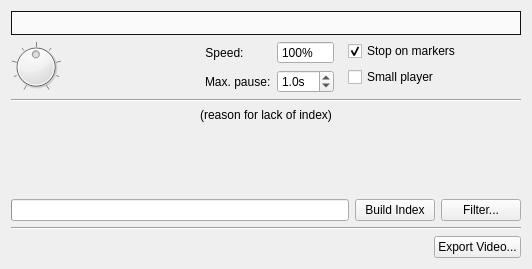
<?xml version="1.0" encoding="UTF-8"?>
<ui version="4.0">
 <class>PlaybackDialog</class>
 <widget class="QDialog" name="PlaybackDialog">
  <property name="geometry">
   <rect>
    <x>0</x>
    <y>0</y>
    <width>532</width>
    <height>269</height>
   </rect>
  </property>
  <property name="windowTitle">
   <string>Playback</string>
  </property>
  <layout class="QVBoxLayout" name="verticalLayout">
   <item>
    <widget class="QProgressBar" name="progressBar">
     <property name="styleSheet">
      <string notr="true">QProgressBar {
	border: 1px solid #111;
	background: #fafafa;
	text-align: center;
	color: #aaa;
}

QProgressBar::chunk {
	background: #333;
	border-right: 2px solid #f33;
}</string>
     </property>
     <property name="value">
      <number>0</number>
     </property>
     <property name="textVisible">
      <bool>false</bool>
     </property>
    </widget>
   </item>
   <item>
    <layout class="QHBoxLayout" name="horizontalLayout_7">
     <item>
      <widget class="QDial" name="speedcontrol">
       <property name="sizePolicy">
        <sizepolicy hsizetype="Fixed" vsizetype="Fixed">
         <horstretch>0</horstretch>
         <verstretch>0</verstretch>
        </sizepolicy>
       </property>
       <property name="maximumSize">
        <size>
         <width>50</width>
         <height>50</height>
        </size>
       </property>
       <property name="minimum">
        <number>1</number>
       </property>
       <property name="maximum">
        <number>200</number>
       </property>
       <property name="value">
        <number>100</number>
       </property>
       <property name="notchTarget">
        <double>25.000000000000000</double>
       </property>
       <property name="notchesVisible">
        <bool>true</bool>
       </property>
      </widget>
     </item>
     <item>
      <layout class="QHBoxLayout" name="horizontalLayout">
       <item>
        <widget class="QToolButton" name="play">
         <property name="toolTip">
          <string>Play</string>
         </property>
         <property name="icon">
          <iconset theme="media-playback-start">
           <normaloff>theme:media-playback-start.svg</normaloff>theme:media-playback-start.svg</iconset>
         </property>
         <property name="iconSize">
          <size>
           <width>32</width>
           <height>32</height>
          </size>
         </property>
         <property name="checkable">
          <bool>true</bool>
         </property>
         <property name="autoRaise">
          <bool>true</bool>
         </property>
        </widget>
       </item>
       <item>
        <widget class="QToolButton" name="seek">
         <property name="toolTip">
          <string>Step</string>
         </property>
         <property name="icon">
          <iconset theme="media-seek-forward">
           <normaloff>theme:media-seek-forward.svg</normaloff>theme:media-seek-forward.svg</iconset>
         </property>
         <property name="iconSize">
          <size>
           <width>32</width>
           <height>32</height>
          </size>
         </property>
         <property name="autoRaise">
          <bool>true</bool>
         </property>
        </widget>
       </item>
       <item>
        <widget class="QToolButton" name="skip">
         <property name="toolTip">
          <string>Skip stroke</string>
         </property>
         <property name="icon">
          <iconset theme="media-skip-forward">
           <normaloff>theme:media-skip-forward.svg</normaloff>theme:media-skip-forward.svg</iconset>
         </property>
         <property name="iconSize">
          <size>
           <width>32</width>
           <height>32</height>
          </size>
         </property>
         <property name="autoRaise">
          <bool>true</bool>
         </property>
        </widget>
       </item>
      </layout>
     </item>
     <item>
      <layout class="QFormLayout" name="formLayout">
       <property name="fieldGrowthPolicy">
        <enum>QFormLayout::AllNonFixedFieldsGrow</enum>
       </property>
       <item row="0" column="0">
        <widget class="QLabel" name="label_5">
         <property name="text">
          <string>Speed:</string>
         </property>
         <property name="alignment">
          <set>Qt::AlignCenter</set>
         </property>
        </widget>
       </item>
       <item row="0" column="1">
        <widget class="QSpinBox" name="speedBox">
         <property name="readOnly">
          <bool>true</bool>
         </property>
         <property name="buttonSymbols">
          <enum>QAbstractSpinBox::NoButtons</enum>
         </property>
         <property name="suffix">
          <string notr="true">%</string>
         </property>
         <property name="minimum">
          <number>1</number>
         </property>
         <property name="maximum">
          <number>999</number>
         </property>
         <property name="value">
          <number>100</number>
         </property>
        </widget>
       </item>
       <item row="1" column="0">
        <widget class="QLabel" name="label">
         <property name="text">
          <string>Max. pause:</string>
         </property>
        </widget>
       </item>
       <item row="1" column="1">
        <widget class="QDoubleSpinBox" name="maxinterval">
         <property name="suffix">
          <string comment="seconds">s</string>
         </property>
         <property name="decimals">
          <number>1</number>
         </property>
         <property name="maximum">
          <double>65.000000000000000</double>
         </property>
         <property name="singleStep">
          <double>0.100000000000000</double>
         </property>
         <property name="value">
          <double>1.000000000000000</double>
         </property>
        </widget>
       </item>
      </layout>
     </item>
     <item>
      <layout class="QFormLayout" name="formLayout_2">
       <property name="fieldGrowthPolicy">
        <enum>QFormLayout::AllNonFixedFieldsGrow</enum>
       </property>
       <property name="leftMargin">
        <number>8</number>
       </property>
       <item row="0" column="0">
        <widget class="QCheckBox" name="stopOnMarkers">
         <property name="text">
          <string>Stop on markers</string>
         </property>
         <property name="checked">
          <bool>true</bool>
         </property>
        </widget>
       </item>
       <item row="1" column="0">
        <widget class="QCheckBox" name="smallPlayer">
         <property name="text">
          <string>Small player</string>
         </property>
        </widget>
       </item>
      </layout>
     </item>
     <item>
      <spacer name="horizontalSpacer">
       <property name="orientation">
        <enum>Qt::Horizontal</enum>
       </property>
       <property name="sizeHint" stdset="0">
        <size>
         <width>40</width>
         <height>20</height>
        </size>
       </property>
      </spacer>
     </item>
    </layout>
   </item>
   <item>
    <widget class="Line" name="line_2">
     <property name="orientation">
      <enum>Qt::Horizontal</enum>
     </property>
    </widget>
   </item>
   <item>
    <widget class="QStackedWidget" name="indexStack">
     <property name="currentIndex">
      <number>0</number>
     </property>
     <widget class="QWidget" name="page_3">
      <layout class="QVBoxLayout" name="verticalLayout_3">
       <property name="leftMargin">
        <number>0</number>
       </property>
       <property name="topMargin">
        <number>0</number>
       </property>
       <property name="rightMargin">
        <number>0</number>
       </property>
       <property name="bottomMargin">
        <number>0</number>
       </property>
       <item>
        <widget class="QLabel" name="noindexReason">
         <property name="text">
          <string notr="true">(reason for lack of index)</string>
         </property>
         <property name="alignment">
          <set>Qt::AlignCenter</set>
         </property>
        </widget>
       </item>
       <item>
        <spacer name="verticalSpacer">
         <property name="orientation">
          <enum>Qt::Vertical</enum>
         </property>
         <property name="sizeHint" stdset="0">
          <size>
           <width>20</width>
           <height>40</height>
          </size>
         </property>
        </spacer>
       </item>
       <item>
        <layout class="QHBoxLayout" name="horizontalLayout_4">
         <item>
          <widget class="QProgressBar" name="buildProgress">
           <property name="textVisible">
            <bool>false</bool>
           </property>
          </widget>
         </item>
         <item>
          <widget class="QPushButton" name="indexButton">
           <property name="text">
            <string>Build Index</string>
           </property>
           <property name="autoDefault">
            <bool>false</bool>
           </property>
          </widget>
         </item>
         <item>
          <widget class="QPushButton" name="filterButton1">
           <property name="text">
            <string>Filter...</string>
           </property>
           <property name="autoDefault">
            <bool>false</bool>
           </property>
          </widget>
         </item>
        </layout>
       </item>
      </layout>
     </widget>
     <widget class="QWidget" name="page_4">
      <layout class="QVBoxLayout" name="verticalLayout_4">
       <property name="leftMargin">
        <number>0</number>
       </property>
       <property name="topMargin">
        <number>0</number>
       </property>
       <property name="rightMargin">
        <number>0</number>
       </property>
       <property name="bottomMargin">
        <number>0</number>
       </property>
       <item>
        <widget class="IndexGraphicsView" name="indexView">
         <property name="interactive">
          <bool>true</bool>
         </property>
         <property name="viewportUpdateMode">
          <enum>QGraphicsView::FullViewportUpdate</enum>
         </property>
        </widget>
       </item>
       <item>
        <layout class="QHBoxLayout" name="horizontalLayout_5">
         <item>
          <widget class="QLabel" name="label_6">
           <property name="text">
            <string>Snapshots:</string>
           </property>
          </widget>
         </item>
         <item>
          <widget class="QToolButton" name="snapshotBackwards">
           <property name="toolTip">
            <string>Previous snapshot</string>
           </property>
           <property name="icon">
            <iconset theme="media-skip-backward">
             <normaloff>theme:media-skip-backward.svg</normaloff>theme:media-skip-backward.svg</iconset>
           </property>
           <property name="autoRaise">
            <bool>true</bool>
           </property>
          </widget>
         </item>
         <item>
          <widget class="QToolButton" name="snapshotForwards">
           <property name="toolTip">
            <string>Next snapshot</string>
           </property>
           <property name="icon">
            <iconset theme="media-skip-forward">
             <normaloff>theme:media-skip-forward.svg</normaloff>theme:media-skip-forward.svg</iconset>
           </property>
           <property name="autoRaise">
            <bool>true</bool>
           </property>
          </widget>
         </item>
         <item>
          <widget class="QLabel" name="label_3">
           <property name="text">
            <string>Markers:</string>
           </property>
          </widget>
         </item>
         <item>
          <widget class="QToolButton" name="prevMarker">
           <property name="icon">
            <iconset theme="media-seek-backward">
             <normaloff>theme:media-seek-backward.svg</normaloff>theme:media-seek-backward.svg</iconset>
           </property>
           <property name="autoRaise">
            <bool>true</bool>
           </property>
          </widget>
         </item>
         <item>
          <widget class="QToolButton" name="nextMarker">
           <property name="icon">
            <iconset theme="media-seek-forward">
             <normaloff>theme:media-seek-forward.svg</normaloff>theme:media-seek-forward.svg</iconset>
           </property>
           <property name="autoRaise">
            <bool>true</bool>
           </property>
          </widget>
         </item>
         <item>
          <widget class="QToolButton" name="jumpToMarker">
           <property name="icon">
            <iconset theme="go-jump">
             <normaloff>theme:go-jump.svg</normaloff>theme:go-jump.svg</iconset>
           </property>
           <property name="popupMode">
            <enum>QToolButton::InstantPopup</enum>
           </property>
           <property name="autoRaise">
            <bool>true</bool>
           </property>
          </widget>
         </item>
         <item>
          <spacer name="horizontalSpacer_2">
           <property name="orientation">
            <enum>Qt::Horizontal</enum>
           </property>
           <property name="sizeHint" stdset="0">
            <size>
             <width>40</width>
             <height>20</height>
            </size>
           </property>
          </spacer>
         </item>
         <item>
          <widget class="QPushButton" name="markButton">
           <property name="text">
            <string>Mark</string>
           </property>
           <property name="icon">
            <iconset theme="flag-blue">
             <normaloff>theme:flag-blue.svg</normaloff>theme:flag-blue.svg</iconset>
           </property>
           <property name="autoDefault">
            <bool>false</bool>
           </property>
          </widget>
         </item>
         <item>
          <widget class="QPushButton" name="filterButton2">
           <property name="text">
            <string>Filter...</string>
           </property>
           <property name="autoDefault">
            <bool>false</bool>
           </property>
          </widget>
         </item>
        </layout>
       </item>
      </layout>
     </widget>
    </widget>
   </item>
   <item>
    <widget class="Line" name="line">
     <property name="orientation">
      <enum>Qt::Horizontal</enum>
     </property>
    </widget>
   </item>
   <item>
    <widget class="QStackedWidget" name="exportStack">
     <property name="sizePolicy">
      <sizepolicy hsizetype="Preferred" vsizetype="Fixed">
       <horstretch>0</horstretch>
       <verstretch>0</verstretch>
      </sizepolicy>
     </property>
     <property name="currentIndex">
      <number>1</number>
     </property>
     <widget class="QWidget" name="page">
      <layout class="QHBoxLayout" name="horizontalLayout_3">
       <property name="leftMargin">
        <number>0</number>
       </property>
       <property name="topMargin">
        <number>0</number>
       </property>
       <property name="rightMargin">
        <number>0</number>
       </property>
       <property name="bottomMargin">
        <number>0</number>
       </property>
       <item>
        <widget class="QLabel" name="label_2">
         <property name="sizePolicy">
          <sizepolicy hsizetype="Fixed" vsizetype="Preferred">
           <horstretch>0</horstretch>
           <verstretch>0</verstretch>
          </sizepolicy>
         </property>
         <property name="text">
          <string>Frame:</string>
         </property>
        </widget>
       </item>
       <item>
        <widget class="QLabel" name="frameLabel">
         <property name="sizePolicy">
          <sizepolicy hsizetype="Preferred" vsizetype="Fixed">
           <horstretch>0</horstretch>
           <verstretch>0</verstretch>
          </sizepolicy>
         </property>
         <property name="frameShape">
          <enum>QFrame::StyledPanel</enum>
         </property>
         <property name="frameShadow">
          <enum>QFrame::Sunken</enum>
         </property>
         <property name="text">
          <string notr="true">0</string>
         </property>
        </widget>
       </item>
       <item>
        <widget class="QLabel" name="label_4">
         <property name="sizePolicy">
          <sizepolicy hsizetype="Fixed" vsizetype="Preferred">
           <horstretch>0</horstretch>
           <verstretch>0</verstretch>
          </sizepolicy>
         </property>
         <property name="text">
          <string>Time:</string>
         </property>
        </widget>
       </item>
       <item>
        <widget class="QLabel" name="timeLabel">
         <property name="sizePolicy">
          <sizepolicy hsizetype="Preferred" vsizetype="Fixed">
           <horstretch>0</horstretch>
           <verstretch>0</verstretch>
          </sizepolicy>
         </property>
         <property name="frameShape">
          <enum>QFrame::StyledPanel</enum>
         </property>
         <property name="frameShadow">
          <enum>QFrame::Sunken</enum>
         </property>
         <property name="text">
          <string notr="true">0</string>
         </property>
        </widget>
       </item>
       <item>
        <spacer name="horizontalSpacer_3">
         <property name="orientation">
          <enum>Qt::Horizontal</enum>
         </property>
         <property name="sizeType">
          <enum>QSizePolicy::Fixed</enum>
         </property>
         <property name="sizeHint" stdset="0">
          <size>
           <width>40</width>
           <height>20</height>
          </size>
         </property>
        </spacer>
       </item>
       <item>
        <widget class="QCheckBox" name="autoSaveFrame">
         <property name="sizePolicy">
          <sizepolicy hsizetype="Fixed" vsizetype="Fixed">
           <horstretch>0</horstretch>
           <verstretch>0</verstretch>
          </sizepolicy>
         </property>
         <property name="toolTip">
          <string>Automatically save a frame at each step</string>
         </property>
         <property name="text">
          <string>Autosave</string>
         </property>
         <property name="checked">
          <bool>true</bool>
         </property>
        </widget>
       </item>
       <item>
        <widget class="QPushButton" name="saveFrame">
         <property name="text">
          <string>Save frame</string>
         </property>
        </widget>
       </item>
       <item>
        <widget class="QPushButton" name="stopExport">
         <property name="text">
          <string>Stop</string>
         </property>
         <property name="autoDefault">
          <bool>false</bool>
         </property>
        </widget>
       </item>
      </layout>
     </widget>
     <widget class="QWidget" name="page_2">
      <layout class="QHBoxLayout" name="horizontalLayout_6">
       <property name="leftMargin">
        <number>0</number>
       </property>
       <property name="topMargin">
        <number>0</number>
       </property>
       <property name="rightMargin">
        <number>0</number>
       </property>
       <property name="bottomMargin">
        <number>0</number>
       </property>
       <item>
        <spacer name="horizontalSpacer_4">
         <property name="orientation">
          <enum>Qt::Horizontal</enum>
         </property>
         <property name="sizeHint" stdset="0">
          <size>
           <width>412</width>
           <height>20</height>
          </size>
         </property>
        </spacer>
       </item>
       <item>
        <widget class="QPushButton" name="configureExportButton">
         <property name="text">
          <string>Export Video...</string>
         </property>
         <property name="autoDefault">
          <bool>false</bool>
         </property>
        </widget>
       </item>
      </layout>
     </widget>
    </widget>
   </item>
  </layout>
 </widget>
 <customwidgets>
  <customwidget>
   <class>IndexGraphicsView</class>
   <extends>QGraphicsView</extends>
   <header>recording/indexgraphicsview.h</header>
  </customwidget>
 </customwidgets>
 <resources>
  <include location="icons/icons.qrc"/>
 </resources>
 <connections/>
</ui>
